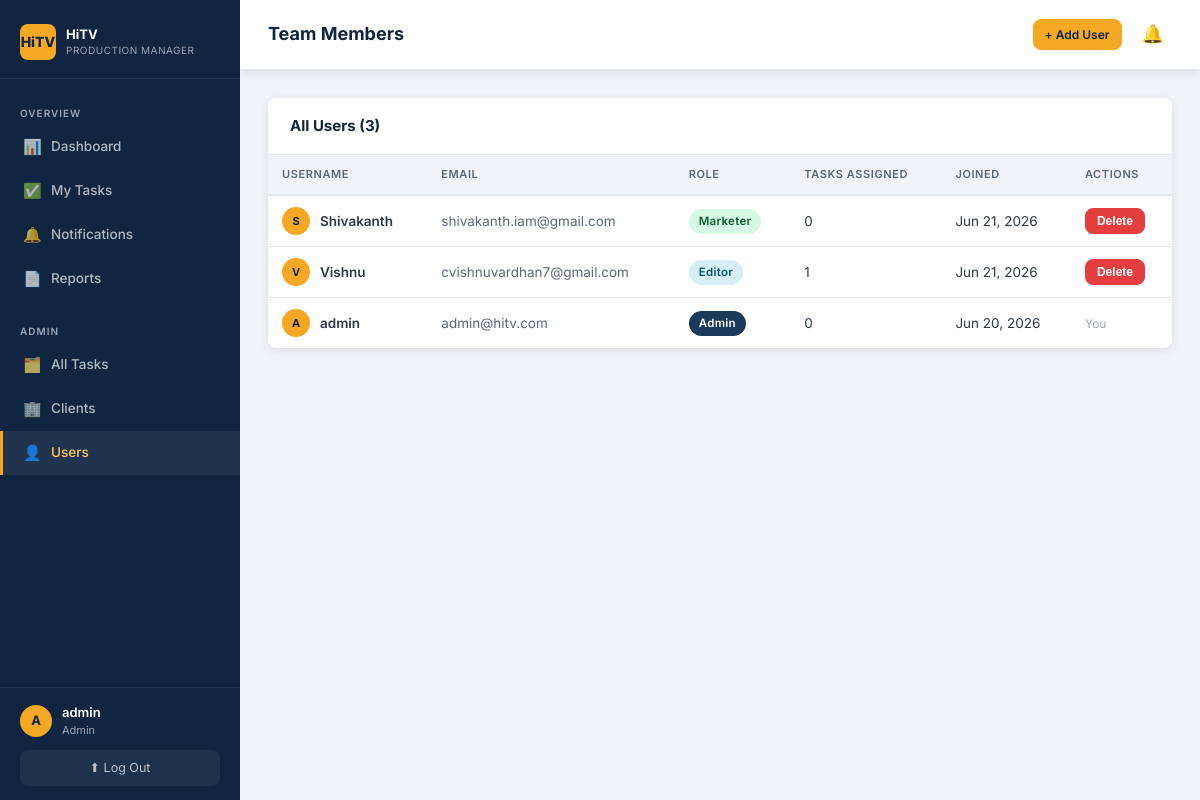
Page /admin/users (signed in) on the committed database.
### models.py (models this page shows, shortened)
class User(UserMixin, db.Model):
    __tablename__ = "users"
    id = db.Column(db.Integer, primary_key=True)
    username = db.Column(db.String(80), unique=True, nullable=False)
    email = db.Column(db.String(120), unique=True, nullable=False)
    password_hash = db.Column(db.String(256), nullable=False)
    role = db.Column(db.String(20), nullable=False, default="videographer")
    created_at = db.Column(db.DateTime, default=datetime.utcnow)
    assigned_tasks = db.relationship(
        "Task", foreign_keys="Task.assigned_to_id", back_populates="assignee", lazy="dynamic"
    )
    created_tasks = db.relationship(
        "Task", foreign_keys="Task.created_by_id", back_populates="creator", lazy="dynamic"
    )
    @property
    def is_admin(self) -> bool:
        return self.role == "admin"

### blueprints/admin.py (the view)
@admin_bp.route("/users")
@login_required
def users():
    require_admin()
    all_users = User.query.order_by(User.created_at.desc()).all()
    return render_template("admin/users.html", users=all_users, roles=ROLES)

### blueprints/admin.py (called while the page is built)
def require_admin():
    if not current_user.is_admin:
        abort(403)

### templates/admin/users.html (shortened to what this page needs)
{% extends "base.html" %}
{% block page_title %}Team Members{% endblock %}
{% block topbar_actions %}
  <a href="{{ url_for('admin.create_user') }}" class="btn btn-amber btn-sm">+ Add User</a>
{% endblock %}
{% block content %}
<div class="card">
  <div class="card-header">
    <span class="card-title">All Users ({{ users|length }})</span>
  </div>
  <div class="table-wrap">
    {% if users %}
    <table>
      <thead>
        <tr>
          <th>Username</th>
          <th>Email</th>
          <th>Role</th>
          <th>Tasks Assigned</th>
          <th>Joined</th>
          <th>Actions</th>
        </tr>
      </thead>
      <tbody>
        {% for user in users %}
        <tr>
          <td style="font-weight:600;">
            <div style="display:flex;align-items:center;gap:10px;">
              <div class="user-avatar" style="width:28px;height:28px;font-size:11px;">
                {{ user.username[0].upper() }}
              </div>
              {{ user.username }}
            </div>
          </td>
          <td style="color:#596778;">{{ user.email }}</td>
          <td><span class="badge badge-{{ user.role }}">{{ user.role|capitalize }}</span></td>
          <td>{{ user.assigned_tasks.count() }}</td>
          <td>{{ user.created_at.strftime('%b %d, %Y') }}</td>
          <td>
            {% if user.id != current_user.id %}
            <form method="POST" action="{{ url_for('admin.delete_user', user_id=user.id) }}"
                  style="display:inline;"
                  onsubmit="return confirm('Delete user {{ user.username }}? This cannot be undone.');">
              <button type="submit" class="btn btn-danger btn-sm">Delete</button>
            </form>
            {% else %}
            <span style="font-size:12px;color:#9aa5b4;">You</span>
            {% endif %}
          </td>
        </tr>
        {% endfor %}
      </tbody>
    </table>
    {% else %}
    <div class="empty-state">
      <div class="empty-icon">👤</div>
      <p>No users yet. <a href="{{ url_for('admin.create_user') }}">Add one.</a></p>
    </div>
    {% endif %}
  </div>
</div>
{% endblock %}

### templates/base.html (shortened to what this page needs)
<!DOCTYPE html>
<html lang="en">
<head>
  <link rel="stylesheet" href="{{ url_for('static', filename='css/style.css') }}">
</head>
<body>
<div class="app-wrapper">
  <aside class="sidebar">
    <div class="sidebar-brand">
      <div class="brand-logo">
        <div class="brand-icon">HiTV</div>
        <div>
          <div class="brand-name">HiTV</div>
          <div class="brand-tagline">Production Manager</div>
        </div>
      </div>
    </div>
    <nav class="sidebar-nav">
      <div class="nav-section-label">Overview</div>
      <a class="nav-item {% if request.endpoint == 'main.dashboard' %}active{% endif %}"
         href="{{ url_for('main.dashboard') }}">
        <span class="nav-icon">📊</span> Dashboard
      </a>
      <a class="nav-item {% if request.blueprint == 'tasks' %}active{% endif %}"
         href="{{ url_for('tasks.list_tasks') }}">
        <span class="nav-icon">✅</span> My Tasks
      </a>
      <a class="nav-item {% if request.blueprint == 'notifications' %}active{% endif %}"
         href="{{ url_for('notifications.list_notifications') }}" style="position:relative;">
        <span class="nav-icon">🔔</span> Notifications
      </a>
      <a class="nav-item {% if request.blueprint == 'reports' %}active{% endif %}"
         href="{{ url_for('reports.report') }}">
        <span class="nav-icon">📄</span> Reports
      </a>
      {% if current_user.is_admin %}
      <div class="nav-section-label" style="margin-top:10px;">Admin</div>
      <a class="nav-item {% if request.endpoint == 'admin.tasks' or request.endpoint == 'admin.create_task' %}active{% endif %}"
         href="{{ url_for('admin.tasks') }}">
        <span class="nav-icon">🗂️</span> All Tasks
      </a>
      <a class="nav-item {% if request.endpoint == 'admin.clients' or request.endpoint == 'admin.create_client' %}active{% endif %}"
         href="{{ url_for('admin.clients') }}">
        <span class="nav-icon">🏢</span> Clients
      </a>
      <a class="nav-item {% if request.endpoint == 'admin.users' or request.endpoint == 'admin.create_user' %}active{% endif %}"
         href="{{ url_for('admin.users') }}">
        <span class="nav-icon">👤</span> Users
      </a>
      {% endif %}
    </nav>
    <div class="sidebar-footer">
      <div class="user-pill">
        <div class="user-avatar">{{ current_user.username[0].upper() if current_user.is_authenticated else '?' }}</div>
        <div class="user-info">
          <div class="user-name">{{ current_user.username if current_user.is_authenticated else 'Guest' }}</div>
          <div class="user-role">{{ current_user.role if current_user.is_authenticated else '' }}</div>
        </div>
      </div>
      <a href="{{ url_for('auth.logout') }}" class="logout-btn">⬆ Log Out</a>
    </div>
  </aside>
  <div class="main-content">
    <div class="topbar">
      <div class="page-title">{% block page_title %}{% endblock %}</div>
      <div class="topbar-right">
        {% block topbar_actions %}{% endblock %}
        <a href="{{ url_for('notifications.list_notifications') }}" class="topbar-bell"
           title="Notifications">
          🔔
        </a>
      </div>
    </div>
    <div class="page-body">
      {% block content %}{% endblock %}
    </div>
  </div>
</div>
</body>
</html>

### rows in the picture
User: username "A", username "admin", role "Admin", email "admin@hitv.com", assigned_tasks.count "0", created_at "Jun 20, 2026", shows "You"
User: username "S", username "Shivakanth", email "shivakanth.iam@gmail.com", role "Marketer", assigned_tasks.count "0", created_at "Jun 21, 2026"
User: username "V", username "Vishnu", email "cvishnuvardhan7@gmail.com", role "Editor", assigned_tasks.count "1", created_at "Jun 21, 2026"

### other values in the picture
{{ users|length }} "3"
